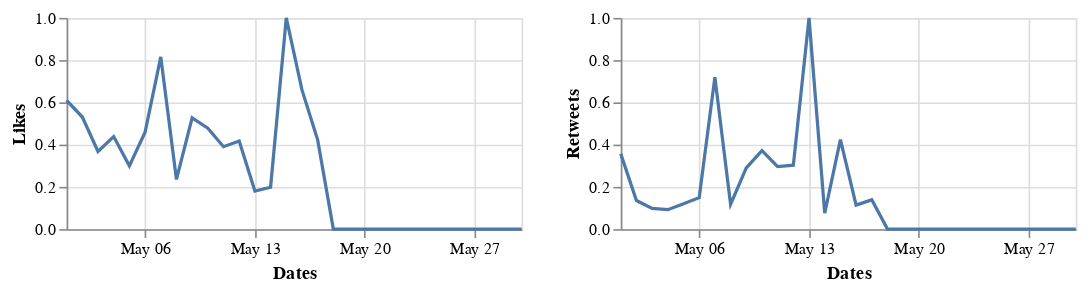

The code cell stored with this chart in its notebook:
### Markdown cell above
## May 2020

### Code cell
alt.hconcat(c1_may, c2_may)

### Figure 1 — Vega-Lite specification as saved in the notebook (floating-point values rounded to 4 significant figures)
{"config": {"view": {"continuousWidth": 400, "continuousHeight": 300}}, "hconcat": [{"data": {"name": "data-3c7f363e6267dedff30240e86df76a65"}, "mark": "line", "encoding": {"x": {"type": "temporal", "field": "Dates", "timeUnit": "monthdate", "title": "Dates"}, "y": {"type": "quantitative", "field": "Likes"}}, "height": 130, "width": 280}, {"data": {"name": "data-266894726e43af58531c136b5945e955"}, "mark": "line", "encoding": {"x": {"type": "temporal", "field": "Dates", "timeUnit": "monthdate", "title": "Dates"}, "y": {"type": "quantitative", "field": "Retweets"}}, "height": 130, "width": 280}], "$schema": "https://vega.github.io/schema/vega-lite/v4.8.1.json", "datasets": {"data-3c7f363e6267dedff30240e86df76a65": [{"Dates": "2020-05-01T00:00:00", "Likes": 0.6095}, {"Dates": "2020-05-02T00:00:00", "Likes": 0.5307}, {"Dates": "2020-05-03T00:00:00", "Likes": 0.3674}, {"Dates": "2020-05-04T00:00:00", "Likes": 0.4382}, {"Dates": "2020-05-05T00:00:00", "Likes": 0.2994}, {"Dates": "2020-05-06T00:00:00", "Likes": 0.4583}, {"Dates": "2020-05-07T00:00:00", "Likes": 0.8153}, {"Dates": "2020-05-08T00:00:00", "Likes": 0.2352}, {"Dates": "2020-05-09T00:00:00", "Likes": 0.527}, {"Dates": "2020-05-10T00:00:00", "Likes": 0.4775}, {"Dates": "2020-05-11T00:00:00", "Likes": 0.3902}, {"Dates": "2020-05-12T00:00:00", "Likes": 0.4168}, {"Dates": "2020-05-13T00:00:00", "Likes": 0.1803}, {"Dates": "2020-05-14T00:00:00", "Likes": 0.1982}, {"Dates": "2020-05-15T00:00:00", "Likes": 1.0}, {"Dates": "2020-05-16T00:00:00", "Likes": 0.6588}, {"Dates": "2020-05-17T00:00:00", "Likes": 0.4226}, {"Dates": "2020-05-18T00:00:00", "Likes": 0.0}, {"Dates": "2020-05-19T00:00:00", "Likes": 0.0}, {"Dates": "2020-05-20T00:00:00", "Likes": 0.0}, {"Dates": "2020-05-21T00:00:00", "Likes": 0.0}, {"Dates": "2020-05-22T00:00:00", "Likes": 0.0}, {"Dates": "2020-05-23T00:00:00", "Likes": 0.0}, {"Dates": "2020-05-24T00:00:00", "Likes": 0.0}, {"Dates": "2020-05-25T00:00:00", "Likes": 0.0}, {"Dates": "2020-05-26T00:00:00", "Likes": 0.0}, {"Dates": "2020-05-27T00:00:00", "Likes": 0.0}, {"Dates": "2020-05-28T00:00:00", "Likes": 0.0}, {"Dates": "2020-05-29T00:00:00", "Likes": 0.0}, {"Dates": "2020-05-30T00:00:00", "Likes": 0.0}], "data-266894726e43af58531c136b5945e955": [{"Dates": "2020-05-01T00:00:00", "Retweets": 0.3566}, {"Dates": "2020-05-02T00:00:00", "Retweets": 0.1355}, {"Dates": "2020-05-03T00:00:00", "Retweets": 0.0983}, {"Dates": "2020-05-04T00:00:00", "Retweets": 0.0921}, {"Dates": "2020-05-05T00:00:00", "Retweets": 0.1199}, {"Dates": "2020-05-06T00:00:00", "Retweets": 0.149}, {"Dates": "2020-05-07T00:00:00", "Retweets": 0.7194}, {"Dates": "2020-05-08T00:00:00", "Retweets": 0.1167}, {"Dates": "2020-05-09T00:00:00", "Retweets": 0.2896}, {"Dates": "2020-05-10T00:00:00", "Retweets": 0.3712}, {"Dates": "2020-05-11T00:00:00", "Retweets": 0.2959}, {"Dates": "2020-05-12T00:00:00", "Retweets": 0.3027}, {"Dates": "2020-05-13T00:00:00", "Retweets": 1.0}, {"Dates": "2020-05-14T00:00:00", "Retweets": 0.07517}, {"Dates": "2020-05-15T00:00:00", "Retweets": 0.4239}, {"Dates": "2020-05-16T00:00:00", "Retweets": 0.1136}, {"Dates": "2020-05-17T00:00:00", "Retweets": 0.1386}, {"Dates": "2020-05-18T00:00:00", "Retweets": 0.0}, {"Dates": "2020-05-19T00:00:00", "Retweets": 0.0}, {"Dates": "2020-05-20T00:00:00", "Retweets": 0.0}, {"Dates": "2020-05-21T00:00:00", "Retweets": 0.0}, {"Dates": "2020-05-22T00:00:00", "Retweets": 0.0}, {"Dates": "2020-05-23T00:00:00", "Retweets": 0.0}, {"Dates": "2020-05-24T00:00:00", "Retweets": 0.0}, {"Dates": "2020-05-25T00:00:00", "Retweets": 0.0}, {"Dates": "2020-05-26T00:00:00", "Retweets": 0.0}, {"Dates": "2020-05-27T00:00:00", "Retweets": 0.0}, {"Dates": "2020-05-28T00:00:00", "Retweets": 0.0}, {"Dates": "2020-05-29T00:00:00", "Retweets": 0.0}, {"Dates": "2020-05-30T00:00:00", "Retweets": 0.0}]}}
